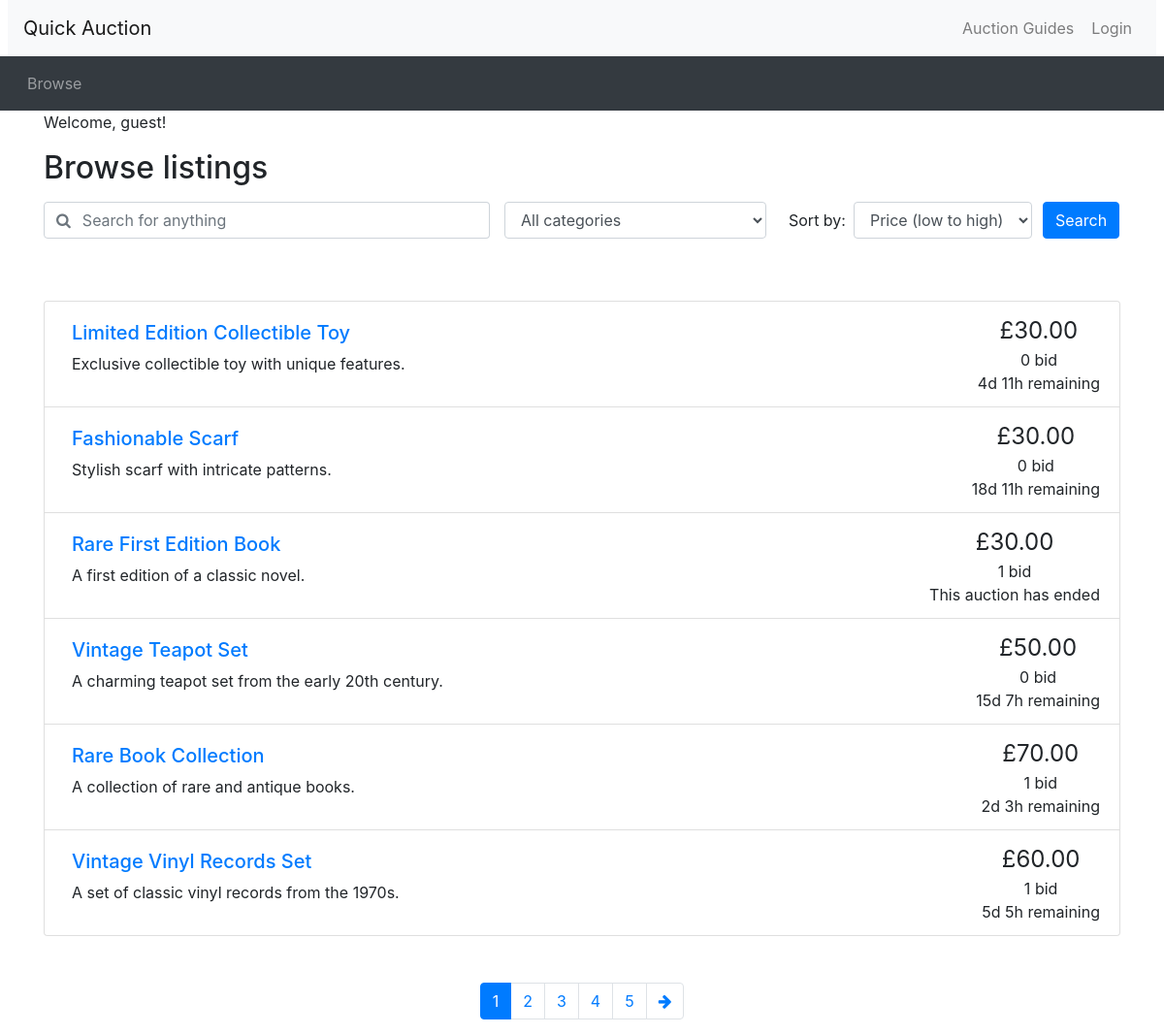
Page /browse.php on the earlier database version.
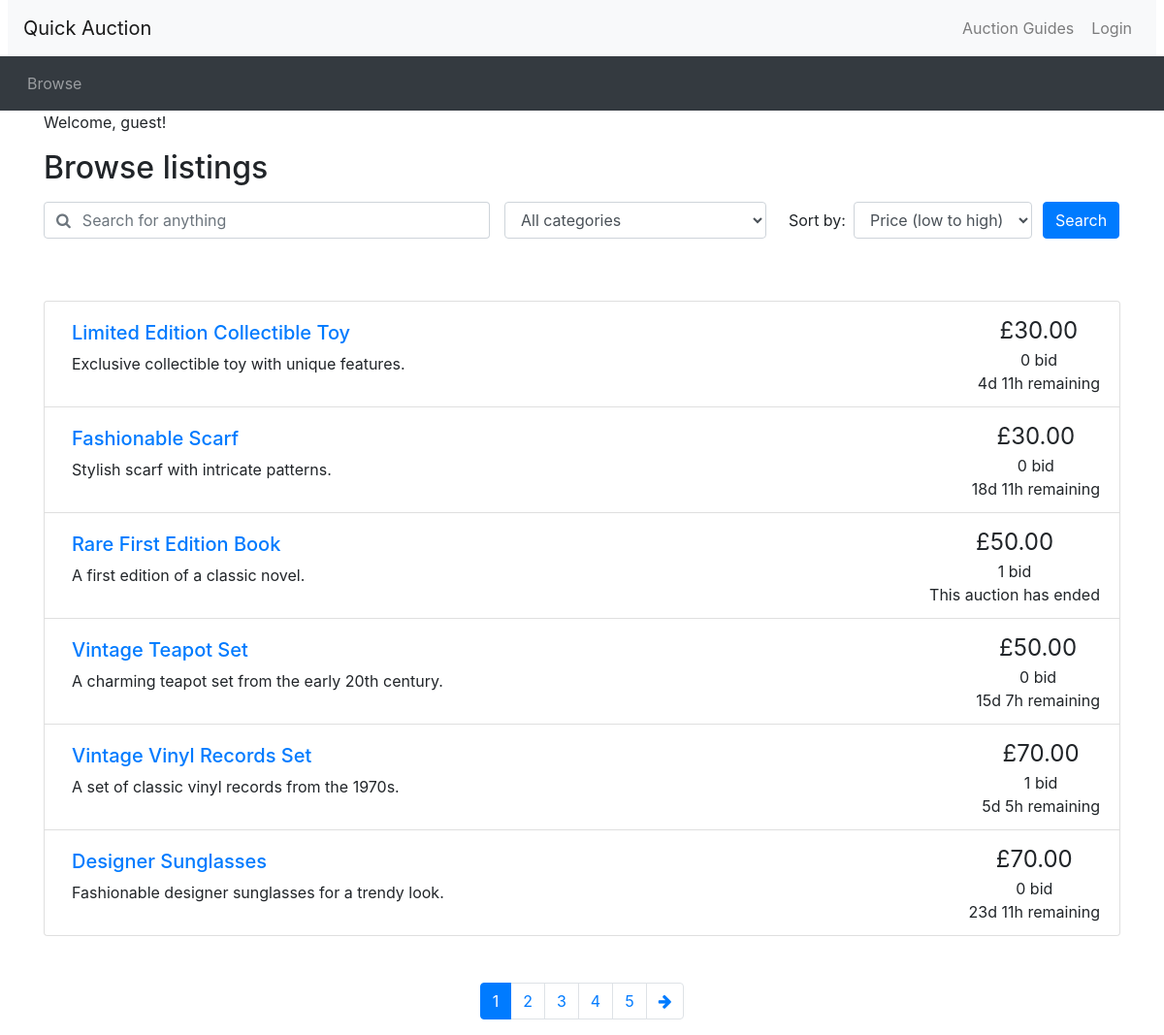
Same page on the later database version.
### tables this page shows
CREATE TABLE `Auction` (
  `auction_ID` int(11) NOT NULL,
  `item_name` varchar(50) NOT NULL,
  `description` text,
  `category` varchar(50) DEFAULT NULL,
  `end_time` datetime NOT NULL,
  `starting_price` decimal(10,2) NOT NULL,
  `reserve_price` decimal(10,2) DEFAULT NULL,
  `user_ID` int(11) DEFAULT NULL
);

### utilities.php (the view, shortened to what this page needs)
<?php
function display_time_remaining($interval) {
    if ($interval->days == 0 && $interval->h == 0) {
      $time_remaining = $interval->format('%im %Ss');
    }
    else if ($interval->days == 0) {
      $time_remaining = $interval->format('%hh %im');
    }
    else {
      $time_remaining = $interval->format('%ad %hh');
    }
  return $time_remaining;
}
function print_listing_li($item_id, $title, $desc, $price, $num_bids, $end_time)
{
  if (strlen($desc) > 250) {
    $desc_shortened = substr($desc, 0, 250) . '...';
  }
  else {
    $desc_shortened = $desc;
  }
  if ($num_bids == 1 | $num_bids == 0) {
    $bid = ' bid';
  }
  else {
    $bid = ' bids';
  }
  $now = new DateTime();
  $end_time_formatted = date_create($end_time);
  if ($now > $end_time_formatted) {
    $time_remaining = 'This auction has ended';
  }
  else {
    $time_to_end = date_diff($now, $end_time_formatted);
    $time_remaining = display_time_remaining($time_to_end) . ' remaining';
  }
  echo('
    <li class="list-group-item d-flex justify-content-between">
    <div class="p-2 mr-5"><h5><a href="listing.php?item_id=' . $item_id . '">' . $title . '</a></h5>' . $desc_shortened . '</div>
    <div class="text-center text-nowrap"><span style="font-size: 1.5em">£' . number_format($price, 2) . '</span><br/>' . $num_bids . $bid . '<br/>' . $time_remaining . '</div>
  </li>'
  );
}
function count_bid($auctionid){
  include "db_connection.php";
  $sql = "SELECT COUNT(bid_ID) AS count FROM Bid WHERE auction_ID = $auctionid";
  $result = mysqli_query($conn, $sql);
  if(mysqli_num_rows($result) > 0) {
    if($row = mysqli_fetch_assoc($result)) {
      $count = $row["count"];
    }
  } else {
    echo "No results found in count_bid.";
  }
  return $count;
}
?>

### header.php (shortened to what this page needs)
<!doctype html>
<html lang="en">
<head>
  <link rel="stylesheet" href="css/bootstrap.min.css">
  <link rel="stylesheet" href="https://cdnjs.cloudflare.com/ajax/libs/font-awesome/4.7.0/css/font-awesome.min.css">
  <link rel="stylesheet" href="css/custom.css">
</head>
<body>
    <nav class="navbar navbar-expand-lg navbar-light bg-light mx-2">
    <a class="navbar-brand" href="#">Quick Auction</a>
    <ul class="navbar-nav ml-auto">
    <li class="nav-item">
        <?php
          echo '<button type="button"  class="btn nav-link" data-toggle="modal" data-target="#infoModal">Auction Guides</button>';
        ?>
      </li>
      <li class="nav-item">
        <?php
        if (isset($_SESSION['loggedin']) && $_SESSION['loggedin'] === true) {
          echo '<a class="nav-link" href="logout.php">Logout</a>';
        } else {
          echo '<button type="button" class="btn nav-link" data-toggle="modal" data-target="#loginModal">Login</button>';
        }
        ?>
      </li>
    </ul>
  </nav>
  <nav class="navbar navbar-expand-lg navbar-dark bg-dark">
    <ul class="navbar-nav align-middle">
      <li class="nav-item mx-1">
        <a class="nav-link" href="browse.php">Browse</a>
      </li>
    </ul>
  </nav>
</body>
</html>
</body>
</html>

### browse.php (shortened to what this page needs)
<?php include_once("header.php")?>
<?php require("utilities.php")?>
<?php include "db_connection.php";?>
<div class="container">
<?php
  if (isset($_SESSION['loggedin']) && $_SESSION['loggedin'] === true) {
      echo "<p>Welcome, " . htmlspecialchars($_SESSION['username']) . "!</p>";
  } else {
      echo "<p>Welcome, guest!</p>";
  }
?>
<h2 class="my-3">Browse listings</h2>
<div id="searchSpecs">
<form method="get" action="browse.php">
  <div class="row">
    <div class="col-md-5 pr-0">
      <div class="form-group">
	    <div class="input-group">
          <div class="input-group-prepend">
            <span class="input-group-text bg-transparent pr-0 text-muted">
              <i class="fa fa-search"></i>
            </span>
          </div>
          <input type="text" class="form-control border-left-0" id="keyword" name = 'keyword' value = "<?php if (isset($_GET['keyword'])){echo $_GET['keyword'];}?>" placeholder="Search for anything">
        </div>
      </div>
    </div>
    <div class="col-md-3 pr-0">
      <div class="form-group">
        <select class="form-control" id="cat" name = 'cat'>
          <option selected value="all">All categories</option>
        </select>
      </div>
    </div>
    <div class="col-md-3 pr-0">
      <div class="form-inline">
        <label class="mx-2" for="order_by">Sort by:</label>
        <select class="form-control" id="order_by" name = 'order_by'>
          <option selected value="pricelow">Price (low to high)</option>
        </select>
      </div>
    </div>
    <div class="col-md-1 px-0">
      <button type="submit" class="btn btn-primary">Search</button>
    </div>
  </div>
</form>
</div>
</div>
<div class="container mt-5">
<ul class="list-group">
<?php
  if (!isset($_GET['order_by'])) {
    $ordering = 'pricelow';
  }
  else {
    $ordering = $_GET['order_by'];
  }
  if (!isset($_GET['page'])) {
    $curr_page = 1;
  }
  else {
    $curr_page = $_GET['page'];
  }
  $results_per_page = 6;
  $start_from = ($curr_page - 1) * $results_per_page;
  if ((!isset($_GET['keyword']) && !isset($_GET['cat'])) | (isset($_GET['keyword']) && $_GET['keyword'] == '' && isset($_GET['cat']) && $_GET['cat'] == 'all')) {
    $query = "SELECT * FROM Auction";
    if ($ordering == 'pricelow'){
      $query = "SELECT
                auction.auction_ID,
                auction.item_name,
                auction.description,
                auction.category,
                auction.end_time,
                GREATEST(auction.starting_price, COALESCE(MAX(bid.bid_price), 0)) AS max_price
                FROM
                    auction
                LEFT JOIN
                    bid ON auction.auction_ID = bid.auction_ID
                GROUP BY
                    auction.auction_ID, auction.item_name, auction.description, auction.category, auction.starting_price, auction.end_time
                ORDER BY
                    max_price ASC";
    }
    $query_temp = mysqli_query($conn,$query);
    $num_results = mysqli_num_rows($query_temp);
    $query .= " LIMIT " . $start_from . ',' . $results_per_page;
    $query_run = mysqli_query($conn,$query);
    while($row = mysqli_fetch_assoc($query_run)) :
      $item_id = $row['auction_ID'];
      $title = $row['item_name'];
      $description = $row['description'];
      $current_price = current_shown_price($item_id);
      $num_bids = count_bid($item_id);
      $end_date = $row['end_time'];
      print_listing_li($item_id, $title, $description, $current_price, $num_bids, $end_date);
    endwhile;
  }
  $max_page = ceil($num_results / $results_per_page);
?>
</ul>
<nav aria-label="Search results pages" class="mt-5">
  <ul class="pagination justify-content-center">
<?php
  $querystring = "";
  $high_page_boost = max(3 - $curr_page, 0);
  $low_page_boost = max(2 - ($max_page - $curr_page), 0);
  $low_page = max(1, $curr_page - 2 - $low_page_boost);
  $high_page = min($max_page, $curr_page + 2 + $high_page_boost);
  for ($i = $low_page; $i <= $high_page; $i++) {
    if ($i == $curr_page) {
      echo('
    <li class="page-item active">');
    }
    else {
      echo('
    <li class="page-item">');
    }
    echo('
      <a class="page-link" href="browse.php?' . $querystring . 'page=' . $i . '">' . $i . '</a>
    </li>');
  }
  if ($curr_page != $max_page) {
    echo('
    <li class="page-item">
      <a class="page-link" href="browse.php?' . $querystring . 'page=' . ($curr_page + 1) . '" aria-label="Next">
        <span aria-hidden="true"><i class="fa fa-arrow-right"></i></span>
        <span class="sr-only">Next</span>
      </a>
    </li>');
  }
?>
  </ul>
</nav>
</div>
<?php include_once("footer.php")?>

### footer.php (shortened to what this page needs)
</body>
</html>

Differences in the rows shown:
no longer on this page (row edited): auction: item_name "Rare Book Collection", description "A collection of rare and antique books.", price "70.00", num_bids "1", bid "bid", end_time "2d 3h remaining"
changed auction "Rare First Edition Book": price "30.00" → "50.00"
changed auction "Vintage Vinyl Records Set": price "60.00" → "70.00"
now on this page (row edited): auction: item_name "Designer Sunglasses", description "Fashionable designer sunglasses for a trendy look.", price "70.00", num_bids "0", bid "bid", end_time "23d 11h remaining"
